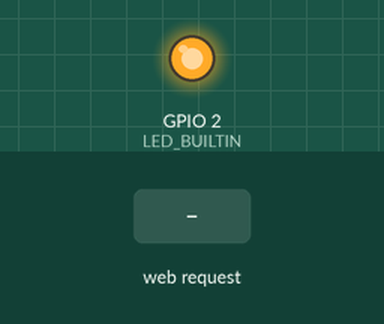
Bench run of a sketch on a simulated ESP8266 (NodeMCU). Shown: output pins drawn as LEDs (lit = HIGH, except the on-board LED, lit = LOW). Inputs (shaded band) come from the test bench. What the sketch prints to the serial monitor is not drawn.

Above: at 2.2 s.
2.3 s: HTTP request GET /off received
At 3.5 s:
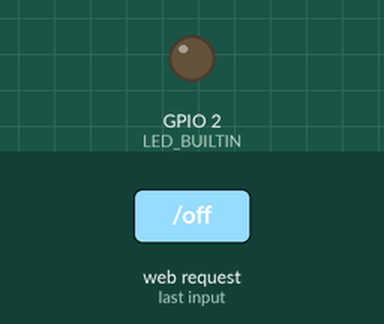
3.8 s: HTTP request GET /on received
At 4.8 s:
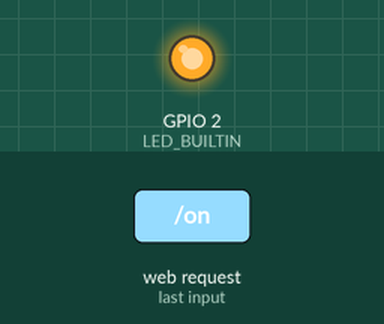
Timing chart, 0 to 6.8 s (numbered marks = the images above; inputs shaded):
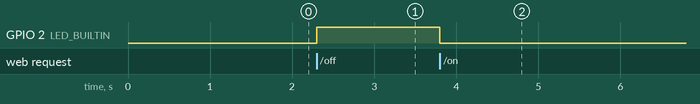

The sketch:

lab04_05.ino
```cpp
#include <ESP8266WiFi.h>
#include <WiFiClient.h>
#include <ESP8266WebServer.h>

const char *ssid = "ESP8266-AP";
const char *password = "123456789";

ESP8266WebServer server(80);

void handleRoot() {
  String s = "<h1>Welcome</h1>";
  s = s + "<a href='/on'>Turn on </a>";
  s = s + "<br>";
  s = s + "<a href='/off'>Turn off </a>";
  server.send(200, "text/html", s);
}

void onLED(){
  server.send(200, "text/html", "<h1>Turn On!!!</h1>");
  digitalWrite(LED_BUILTIN,LOW);
}

void offLED(){
  server.send(200, "text/html", "<h1>Turn Off!!!</h1>");
  digitalWrite(LED_BUILTIN,HIGH);
}

void setup() {
  pinMode(LED_BUILTIN,OUTPUT);
  delay(1000);
  Serial.begin(115200);
  Serial.println();
  Serial.print("Configuring access point...");
  WiFi.softAP(ssid, password);

  IPAddress myIP = WiFi.softAPIP();
  Serial.print("AP IP address: ");
  Serial.println(myIP);
  server.on("/", handleRoot);
  server.on("/on", onLED);
  server.on("/off", offLED);
  server.begin();
  Serial.println("HTTP server started");
}

void loop() {
  server.handleClient();
}
```

Measured:
- after the input at 2.3 s, GPIO 2 (LED_BUILTIN): LOW → HIGH at once
- after the input at 3.8 s, GPIO 2 (LED_BUILTIN): HIGH → LOW at once
